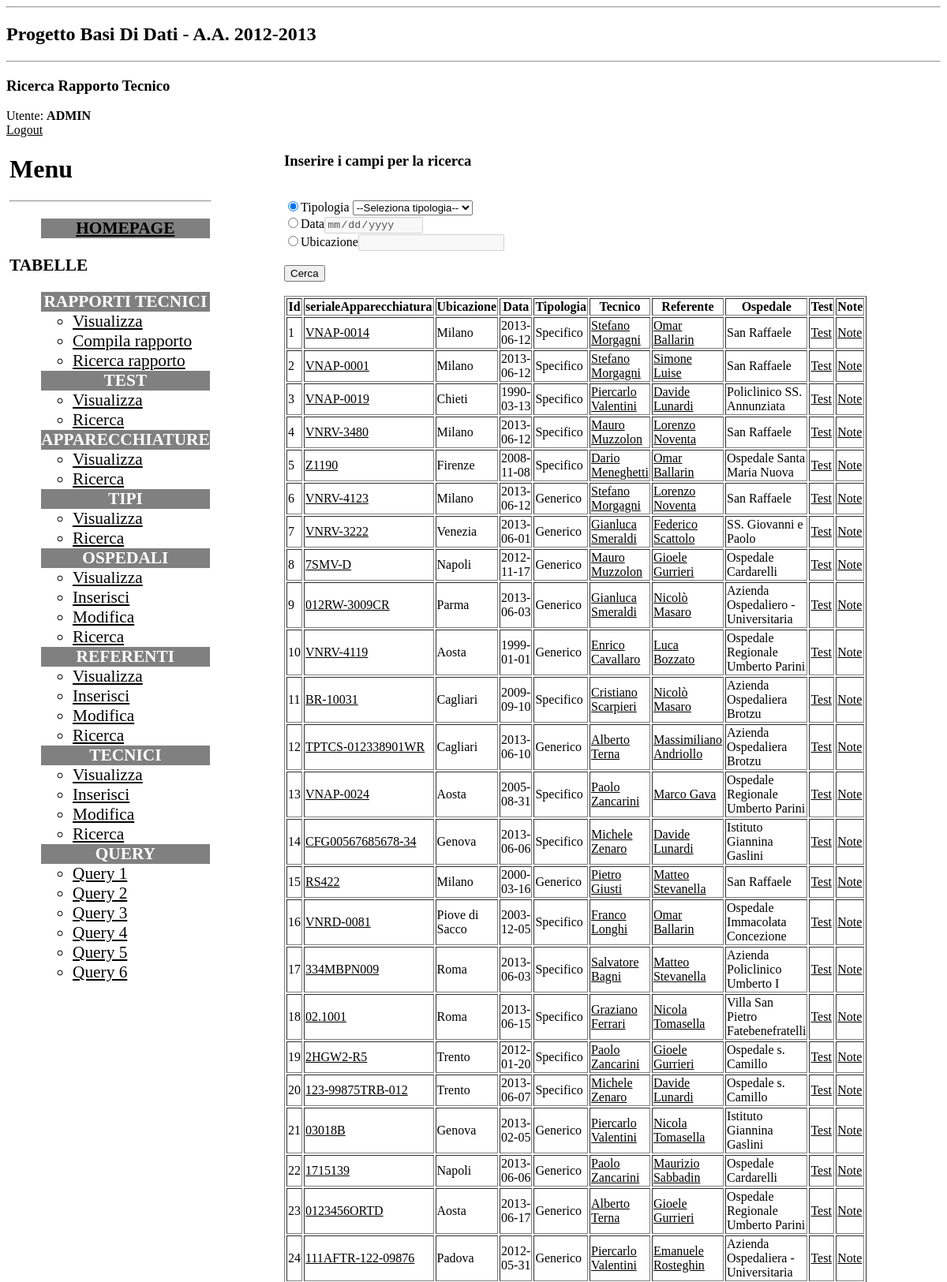
Page /Php/ricercaRapporto.php (signed in, upper part) on the committed database.
### tables this page shows
CREATE TABLE IF NOT EXISTS `RapportiTecnici` (
  `idRapporto` int(11) NOT NULL,
  `Ubicazione` varchar(50) DEFAULT NULL,
  `Data` date DEFAULT NULL,
  `Tipologia` enum('Generico','Specifico') DEFAULT NULL,
  `Note` varchar(120) DEFAULT NULL,
  `idTecnico` int(11) NOT NULL,
  `idReferente` int(11) NOT NULL,
  `idOspedale` int(11) NOT NULL,
  `serialeApparecchiatura` varchar(50) DEFAULT NULL,
  PRIMARY KEY (`idRapporto`),
  KEY `idTecnico` (`idTecnico`),
  KEY `idReferente` (`idReferente`),
  KEY `idOspedale` (`idOspedale`),
  KEY `serialeApparecchiatura` (`serialeApparecchiatura`)
);

CREATE TABLE IF NOT EXISTS `Persone` (
  `idPersona` int(11) NOT NULL,
  `Nome` varchar(20) DEFAULT NULL,
  `Cognome` varchar(20) DEFAULT NULL,
  `DataNascita` date DEFAULT NULL,
  `Telefono` varchar(15) DEFAULT NULL,
  PRIMARY KEY (`idPersona`)
);

### Php/ricercaRapporto.php (the view, shortened to what this page needs)
<?php
require("library.php");
page_start("Progetto Basi Di Dati - A.A. 2012-2013");
subtitle("Ricerca Rapporto Tecnico");
menu();
start_body();
echo "
<B><H3>Inserire i campi per la ricerca</H3></B><br>
";
$conn=connectDB();
  $query="SELECT idRapporto,serialeApparecchiatura,Ubicazione,Data,Tipologia,idTecnico,idReferente,idOspedale FROM RapportiTecnici";
$result=mysql_query($query, $conn);
echo<<<END
<form action="ricercaRapporto.php" method="GET" name="Ricerca" id="ricerca">
<input type="radio" name="tipoRicerca" id="tip" OnClick="changeRicerca()" value="tipologia" checked>Tipologia
<select name="str1" id="str1">
<option value="">--Seleziona tipologia--</option>
<option value="Generico">Generico</option>
<option value="Specifico">Specifico</option>
</select>
 <br>
<input type="radio" name="tipoRicerca" id="dat" OnClick="changeRicerca()" value="data">Data<input type="date" name="str2" id="str2" disabled> <br>
<input type="radio" name="tipoRicerca" id="ubi" OnClick="changeRicerca()" value="ubicazione">Ubicazione<input type="text" name="str3" id="str3" disabled> <br>
<br><input type="submit" value="Cerca">
<br></form><br>
END;
$table_head =  array("Id","serialeApparecchiatura","Ubicazione","Data","Tipologia","Tecnico","Referente","Ospedale","Test","Note");
table_start($table_head);
while ($row = mysql_fetch_row($result)) {
$Qtecnico="SELECT Nome,Cognome,idPersona FROM Persone WHERE idPersona='$row[5]'";
$res=mysql_query($Qtecnico, $conn);
$tecnico=mysql_fetch_array($res);
$tecnico = "<a href='view_tecnici.php?idTecnico=$tecnico[2]&request=view'>$tecnico[0] $tecnico[1]</a>";
$Qreferente="SELECT Nome,Cognome,idPersona FROM Persone WHERE idPersona='$row[6]'";
$res=mysql_query($Qreferente, $conn);
$referente=mysql_fetch_array($res);
$referente = "<a href='view_referenti.php?idReferente=$referente[2]&request=view'>$referente[0] $referente[1]</a>";
$Qospedale="SELECT Nome FROM Ospedali WHERE idOspedale='$row[7]'";
$res=mysql_query($Qospedale, $conn);
$ospedale=mysql_fetch_array($res);
$ospedale = $ospedale[0];
$test = "<a href='testRapporto.php?idRapporto=$row[0]'>Test</a>";
$apparecchiatura = "<a href='view_apparecchiature.php?seriale=$row[1]'>$row[1]</a>";
$note = "<a href='view_note.php?idRapporto=$row[0]'>Note</a>";
$stampa = array("$row[0]","$apparecchiatura","$row[2]","$row[3]","$row[4]","$tecnico","$referente","$ospedale","$test","$note");
table_row($stampa);
}
table_end();
end_body();
page_end();
?>

### Php/library.php (shortened to what this page needs)
<?php
function page_start($title) {
  echo<<<END
<!DOCTYPE html PUBLIC "-//W3C//DTD XHTML 1.0 Strict//EN" "http://www.w3.org/TR/xhtml1/DTD/xhtml1-strict.dtd">
<html xmlns="http://www.w3.org/1999/xhtml"  xml:lang="it" lang="it">
<head>
<link rel="stylesheet" type="text/css" href="style.css">
<script type="text/javascript" src="script.js"></script>
<title>$title</title>
</head>
<body>
<hr />
<h2>$title</h2>
<hr />
END;
};
function menu()
{
$login=authenticate() or
  die("Accesso negato. Effettuare il <a href=\"login.php\">login</a>");;
echo "Utente: <b>" . strtoupper($login) .  "</b>";
echo "<br />";
echo hyperlink("Logout", "logout.php");
echo<<<END
<div style="position:absolute; left:1%; width:auto;">
<h1>Menu</h1>
<hr width=100% align="left">
<ul style="font-size:16pt;">
<li style="color:white;background-color:grey;text-align:center;"><A HREF="home.php"><b>HOMEPAGE</b></A></li>
</ul>
<text style="font-size:16pt;"><B>TABELLE</B></text>
<ul style="font-size:16pt;">
<li style="color:white;background-color:grey;text-align:center;"><b>RAPPORTI TECNICI</b></li>
  <ul>
  <li><a href="view_rapporti.php">Visualizza</a></li>
  <li><a href="select_tipo.php">Compila rapporto</a></li>
  <li><a href="ricercaRapporto.php">Ricerca rapporto</a></li>
  </ul>
<li style="color:white;background-color:grey;text-align:center;"><b>TEST</b></li>
  <ul>
  <li><a href="view_test.php">Visualizza</a></li>
  <li><a href="ricercaTest.php">Ricerca</a></li>
  </ul>
<li style="color:white;background-color:grey;text-align:center;"><b>APPARECCHIATURE</b></li>
  <ul>
  <li><a href="view_apparecchiature.php">Visualizza</a></li>
  <li><a href="ricercaApparecchiatura.php">Ricerca</a></li>
  </ul>
<li style="color:white;background-color:grey;text-align:center;"><b>TIPI</b></li>
  <ul>
  <li><a href="view_tipi.php">Visualizza</a></li>
  <li><a href="ricercaTipo.php">Ricerca</a></li>
  </ul>
<li style="color:white;background-color:grey;text-align:center;"><b>OSPEDALI</b></li>
  <ul>
  <li><a href="view_ospedali.php?request=view">Visualizza</a></li>
  <li><a href="insert_ospedale.php">Inserisci</a></li>
  <li><a href="view_ospedali.php?request=edit">Modifica</a></li>
  <li><a href="ricercaOspedale.php">Ricerca</a></li>
  </ul>
<li style="color:white;background-color:grey;text-align:center;"><b>REFERENTI</b></li>
  <ul>
  <li><a href="view_referenti.php?request=view">Visualizza</a></li>
  <li><a href="insert_referente.php">Inserisci</a></li>
  <li><a href="view_referenti.php?request=edit">Modifica</a></li>
  <li><a href="ricercaReferente.php">Ricerca</a></li>
  </ul>
<li style="color:white;background-color:grey;text-align:center;"><b>TECNICI</b></li>
  <ul>
  <li><a href="view_tecnici.php?request=view">Visualizza</a></li>
  <li><a href="insert_tecnico.php">Inserisci</a></li>
  <li><a href="view_tecnici.php?request=edit">Modifica</a></li>
  <li><a href="ricercaTecnico.php">Ricerca</a></li>
  </ul>
<li style="color:white;background-color:grey;text-align:center;"><b>QUERY</b></li>
  <ul>
  <li><a href="Query_1.php">Query 1</a></li>
  <li><a href="Query_2.php">Query 2</a></li>
  <li><a href="Query_3.php">Query 3</a></li>
  <li><a href="Query_4.php">Query 4</a></li>
  <li><a href="Query_5.php">Query 5</a></li>
  <li><a href="Query_6.php">Query 6</a></li>
  </ul>
</ul>
</div>
END;
}
function start_body()
{
echo<<<END
<div style="position:absolute; right:10%; left:30%; min-width:40%; width:auto;">
END;
}
function end_body()
{
echo<<<END
</div>
END;
}
function page_end() {
  echo "
</body>
</html>";
};
function subtitle($str) {
  echo "<h3>$str</h3>\n";
};
function hyperlink($str, $url) {
  return "<a href=\"$url\">$str</a>";
};
function table_start($row) {
  echo "<table border=\"1\">\n";
  echo "<tr>\n";
  foreach ($row as $field)
    echo "<th>$field</th>\n";
  echo "</tr>\n";
};
function table_row($row) {
  echo "<tr>";
  foreach ($row as $field)
    if ($field)
      echo "<td style='max-width:500px; height:auto;'>$field</td>\n";
    else
      echo "<td>---</td>\n";
  echo "</tr>";
  };
function table_end() {
  echo "</table>\n";
};
function authenticate() {
  $login=$_SESSION['logged'];
  if (! $login) {
    return FALSE;
  } else {
    return $login;
  }
}
?>

### Php/style.css (style rules this page uses)
a { color:black; text-decoration:underline; }

### rows in the picture
rapportitecnici: field "1", serialeApparecchiatura "VNAP-0014", Ubicazione "Milano", Data "2013-06-12", Tipologia "Specifico", persone.Nome "Stefano", persone.Cognome "Morgagni", persone.Nome "Omar", persone.Cognome "Ballarin", field "San Raffaele"
rapportitecnici: idRapporto "2", serialeApparecchiatura "VNAP-0001", Ubicazione "Milano", Data "2013-06-12", Tipologia "Specifico", persone.Nome "Stefano", persone.Cognome "Morgagni", persone.Nome "Simone", persone.Cognome "Luise", field "San Raffaele"
rapportitecnici: idRapporto "3", serialeApparecchiatura "VNAP-0019", Ubicazione "Chieti", Data "1990-03-13", Tipologia "Specifico", persone.Nome "Piercarlo", persone.Cognome "Valentini", persone.Nome "Davide", persone.Cognome "Lunardi", field "Policlinico SS. Annunziata"
rapportitecnici: idRapporto "4", serialeApparecchiatura "VNRV-3480", Ubicazione "Milano", Data "2013-06-12", Tipologia "Specifico", persone.Nome "Mauro", persone.Cognome "Muzzolon", persone.Nome "Lorenzo", persone.Cognome "Noventa", field "San Raffaele"
rapportitecnici: idRapporto "5", serialeApparecchiatura "Z1190", Ubicazione "Firenze", Data "2008-11-08", Tipologia "Specifico", persone.Nome "Dario", persone.Cognome "Meneghetti", persone.Nome "Omar", persone.Cognome "Ballarin", field "Ospedale Santa Maria Nuova"
rapportitecnici: idRapporto "6", serialeApparecchiatura "VNRV-4123", Ubicazione "Milano", Data "2013-06-12", Tipologia "Generico", persone.Nome "Stefano", persone.Cognome "Morgagni", persone.Nome "Lorenzo", persone.Cognome "Noventa", field "San Raffaele"
rapportitecnici: idRapporto "7", serialeApparecchiatura "VNRV-3222", Ubicazione "Venezia", Data "2013-06-01", Tipologia "Generico", persone.Nome "Gianluca", persone.Cognome "Smeraldi", persone.Nome "Federico", persone.Cognome "Scattolo", field "SS. Giovanni e Paolo"
rapportitecnici: idRapporto "8", serialeApparecchiatura "7SMV-D", Ubicazione "Napoli", Data "2012-11-17", Tipologia "Generico", persone.Nome "Mauro", persone.Cognome "Muzzolon", persone.Nome "Gioele", persone.Cognome "Gurrieri", field "Ospedale Cardarelli"
rapportitecnici: idRapporto "9", serialeApparecchiatura "012RW-3009CR", Ubicazione "Parma", Data "2013-06-03", Tipologia "Generico", persone.Nome "Gianluca", persone.Cognome "Smeraldi", persone.Nome "Nicolò", persone.Cognome "Masaro", field "Azienda Ospedaliero - Universitaria"
rapportitecnici: idRapporto "10", serialeApparecchiatura "VNRV-4119", Ubicazione "Aosta", Data "1999-01-01", Tipologia "Generico", persone.Nome "Enrico", persone.Cognome "Cavallaro", persone.Nome "Luca", persone.Cognome "Bozzato", field "Ospedale Regionale Umberto Parini"
rapportitecnici: field "11", serialeApparecchiatura "BR-10031", Ubicazione "Cagliari", Data "2009-09-10", Tipologia "Specifico", persone.Nome "Cristiano", persone.Cognome "Scarpieri", persone.Nome "Nicolò", persone.Cognome "Masaro", field "Azienda Ospedaliera Brotzu"
rapportitecnici: idRapporto "12", serialeApparecchiatura "TPTCS-012338901WR", Ubicazione "Cagliari", Data "2013-06-10", Tipologia "Generico", persone.Nome "Alberto", persone.Cognome "Terna", persone.Nome "Massimiliano", persone.Cognome "Andriollo", field "Azienda Ospedaliera Brotzu"
rapportitecnici: idRapporto "13", serialeApparecchiatura "VNAP-0024", Ubicazione "Aosta", Data "2005-08-31", Tipologia "Specifico", persone.Nome "Paolo", persone.Cognome "Zancarini", persone.Nome "Marco", persone.Cognome "Gava", field "Ospedale Regionale Umberto Parini"
rapportitecnici: idRapporto "14", serialeApparecchiatura "CFG00567685678-34", Ubicazione "Genova", Data "2013-06-06", Tipologia "Specifico", persone.Nome "Michele", persone.Cognome "Zenaro", persone.Nome "Davide", persone.Cognome "Lunardi", field "Istituto Giannina Gaslini"
rapportitecnici: field "15", serialeApparecchiatura "RS422", Ubicazione "Milano", Data "2000-03-16", Tipologia "Generico", persone.Nome "Pietro", persone.Cognome "Giusti", persone.Nome "Matteo", persone.Cognome "Stevanella", field "San Raffaele"
rapportitecnici: idRapporto "16", serialeApparecchiatura "VNRD-0081", Ubicazione "Piove di Sacco", Data "2003-12-05", Tipologia "Specifico", persone.Nome "Franco", persone.Cognome "Longhi", persone.Nome "Omar", persone.Cognome "Ballarin", field "Ospedale Immacolata Concezione"
rapportitecnici: idRapporto "17", serialeApparecchiatura "334MBPN009", Ubicazione "Roma", Data "2013-06-03", Tipologia "Specifico", persone.Nome "Salvatore", persone.Cognome "Bagni", persone.Nome "Matteo", persone.Cognome "Stevanella", field "Azienda Policlinico Umberto I"
rapportitecnici: idRapporto "18", serialeApparecchiatura "02.1001", Ubicazione "Roma", Data "2013-06-15", Tipologia "Specifico", persone.Nome "Graziano", persone.Cognome "Ferrari", persone.Nome "Nicola", persone.Cognome "Tomasella", field "Villa San Pietro Fatebenefratelli"
rapportitecnici: field "19", serialeApparecchiatura "2HGW2-R5", Ubicazione "Trento", Data "2012-01-20", Tipologia "Specifico", persone.Nome "Paolo", persone.Cognome "Zancarini", persone.Nome "Gioele", persone.Cognome "Gurrieri", field "Ospedale s. Camillo"
rapportitecnici: idRapporto "20", serialeApparecchiatura "123-99875TRB-012", Ubicazione "Trento", Data "2013-06-07", Tipologia "Specifico", persone.Nome "Michele", persone.Cognome "Zenaro", persone.Nome "Davide", persone.Cognome "Lunardi", field "Ospedale s. Camillo"
rapportitecnici: field "21", serialeApparecchiatura "03018B", Ubicazione "Genova", Data "2013-02-05", Tipologia "Generico", persone.Nome "Piercarlo", persone.Cognome "Valentini", persone.Nome "Nicola", persone.Cognome "Tomasella", field "Istituto Giannina Gaslini"
rapportitecnici: idRapporto "22", serialeApparecchiatura "1715139", Ubicazione "Napoli", Data "2013-06-06", Tipologia "Generico", persone.Nome "Paolo", persone.Cognome "Zancarini", persone.Nome "Maurizio", persone.Cognome "Sabbadin", field "Ospedale Cardarelli"
rapportitecnici: idRapporto "23", serialeApparecchiatura "0123456ORTD", Ubicazione "Aosta", Data "2013-06-17", Tipologia "Generico", persone.Nome "Alberto", persone.Cognome "Terna", persone.Nome "Gioele", persone.Cognome "Gurrieri", field "Ospedale Regionale Umberto Parini"
rapportitecnici: idRapporto "24", serialeApparecchiatura "111AFTR-122-09876", Ubicazione "Padova", Data "2012-05-31", Tipologia "Generico", persone.Nome "Piercarlo", persone.Cognome "Valentini", persone.Nome "Emanuele", persone.Cognome "Rosteghin", field "Azienda Ospedaliera - Universitaria"

### other values in the picture
$title "Progetto Basi Di Dati - A.A. 2012-2013"
$str "Ricerca Rapporto Tecnico"
$login "ADMIN"
$str "Logout"
$field "Id"
$field "serialeApparecchiatura"
$field "Ubicazione"
$field "Data"
$field "Tipologia"
$field "Tecnico"
$field "Referente"
$field "Ospedale"
$field "Test"
$field "Note"
